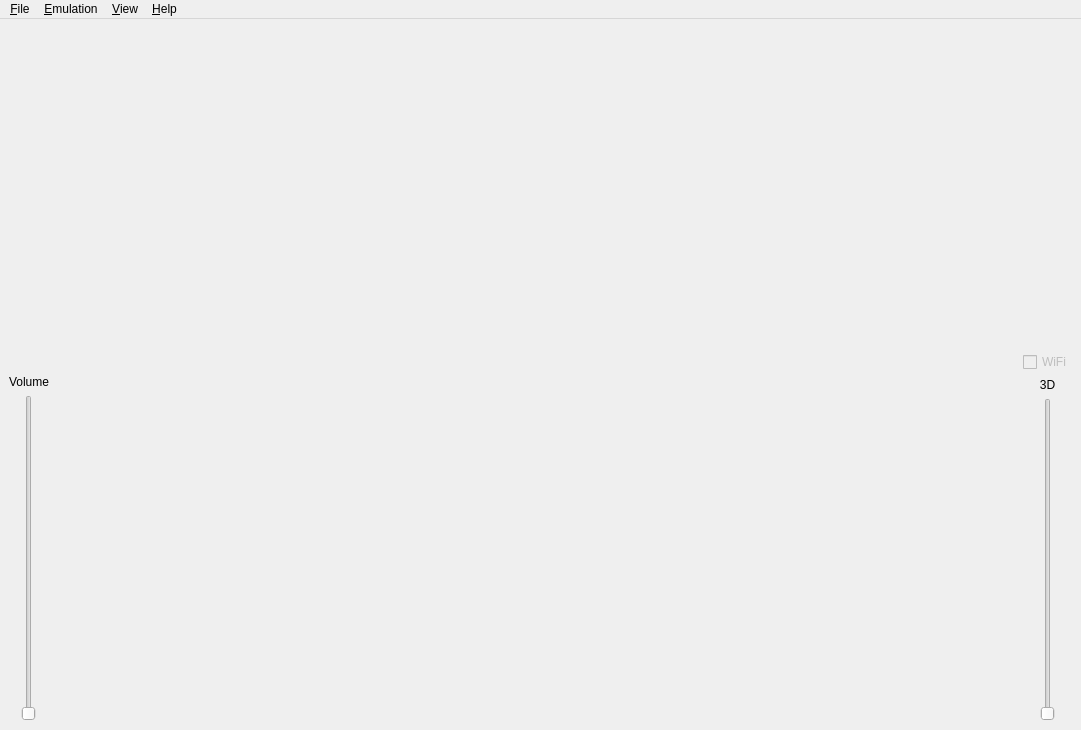
<?xml version="1.0" encoding="UTF-8"?>
<ui version="4.0">
 <class>MainWindow</class>
 <widget class="QMainWindow" name="MainWindow">
  <property name="geometry">
   <rect>
    <x>0</x>
    <y>0</y>
    <width>1081</width>
    <height>730</height>
   </rect>
  </property>
  <property name="windowTitle">
   <string>Citra</string>
  </property>
  <property name="windowIcon">
   <iconset>
    <normaloff>src/pcafe/res/icon3_64x64.ico</normaloff>src/pcafe/res/icon3_64x64.ico</iconset>
  </property>
  <property name="tabShape">
   <enum>QTabWidget::Rounded</enum>
  </property>
  <property name="dockNestingEnabled">
   <bool>true</bool>
  </property>
  <widget class="QWidget" name="centralwidget">
   <layout class="QHBoxLayout" name="horizontalLayout">
    <property name="leftMargin">
     <number>0</number>
    </property>
    <property name="topMargin">
     <number>0</number>
    </property>
    <property name="rightMargin">
     <number>0</number>
    </property>
    <property name="bottomMargin">
     <number>0</number>
    </property>
    <item>
     <widget class="QWidget" name="left_widget" native="true">
      <property name="sizePolicy">
       <sizepolicy hsizetype="Minimum" vsizetype="Preferred">
        <horstretch>0</horstretch>
        <verstretch>0</verstretch>
       </sizepolicy>
      </property>
      <layout class="QVBoxLayout" name="verticalLayout_4">
       <item>
        <spacer name="verticalSpacer">
         <property name="orientation">
          <enum>Qt::Vertical</enum>
         </property>
         <property name="sizeHint" stdset="0">
          <size>
           <width>20</width>
           <height>40</height>
          </size>
         </property>
        </spacer>
       </item>
       <item>
        <widget class="QLabel" name="label">
         <property name="text">
          <string/>
         </property>
        </widget>
       </item>
       <item>
        <widget class="QLabel" name="label">
         <property name="text">
          <string>Volume</string>
         </property>
         <property name="alignment">
          <set>Qt::AlignCenter</set>
         </property>
        </widget>
       </item>
       <item alignment="Qt::AlignHCenter">
        <widget class="QSlider" name="volume_slider">
         <property name="maximum">
          <number>1023</number>
         </property>
         <property name="pageStep">
          <number>16</number>
         </property>
         <property name="orientation">
          <enum>Qt::Vertical</enum>
         </property>
        </widget>
       </item>
      </layout>
     </widget>
    </item>
    <item>
     <widget class="QWidget" name="central_widget" native="true">
      <property name="sizePolicy">
       <sizepolicy hsizetype="MinimumExpanding" vsizetype="Preferred">
        <horstretch>0</horstretch>
        <verstretch>0</verstretch>
       </sizepolicy>
      </property>
      <layout class="QVBoxLayout" name="verticalLayout">
       <property name="leftMargin">
        <number>0</number>
       </property>
       <property name="topMargin">
        <number>0</number>
       </property>
       <property name="rightMargin">
        <number>0</number>
       </property>
       <property name="bottomMargin">
        <number>0</number>
       </property>
      </layout>
     </widget>
    </item>
    <item>
     <widget class="QWidget" name="right_widget" native="true">
      <property name="sizePolicy">
       <sizepolicy hsizetype="Minimum" vsizetype="Preferred">
        <horstretch>0</horstretch>
        <verstretch>0</verstretch>
       </sizepolicy>
      </property>
      <layout class="QVBoxLayout" name="verticalLayout_3">
       <item>
        <spacer name="verticalSpacer_2">
         <property name="orientation">
          <enum>Qt::Vertical</enum>
         </property>
         <property name="sizeHint" stdset="0">
          <size>
           <width>20</width>
           <height>40</height>
          </size>
         </property>
        </spacer>
       </item>
       <item>
        <widget class="QCheckBox" name="wifi_check_box">
         <property name="enabled">
          <bool>false</bool>
         </property>
         <property name="text">
          <string>WiFi</string>
         </property>
        </widget>
       </item>
       <item>
        <widget class="QLabel" name="label">
         <property name="text">
          <string>3D</string>
         </property>
         <property name="alignment">
          <set>Qt::AlignCenter</set>
         </property>
        </widget>
       </item>
       <item alignment="Qt::AlignHCenter">
        <widget class="QSlider" name="three_d_slider">
         <property name="enabled">
          <bool>false</bool>
         </property>
         <property name="maximum">
          <number>1023</number>
         </property>
         <property name="pageStep">
          <number>16</number>
         </property>
         <property name="orientation">
          <enum>Qt::Vertical</enum>
         </property>
        </widget>
       </item>
      </layout>
     </widget>
    </item>
   </layout>
  </widget>
  <widget class="QMenuBar" name="menubar">
   <property name="geometry">
    <rect>
     <x>0</x>
     <y>0</y>
     <width>1081</width>
     <height>21</height>
    </rect>
   </property>
   <widget class="QMenu" name="menu_File">
    <property name="title">
     <string>&amp;File</string>
    </property>
    <widget class="QMenu" name="menu_recent_files">
     <property name="title">
      <string>Recent Files</string>
     </property>
    </widget>
    <addaction name="action_Load_File"/>
    <addaction name="action_Load_Symbol_Map"/>
    <addaction name="separator"/>
    <addaction name="action_Select_Game_List_Root"/>
    <addaction name="menu_recent_files"/>
    <addaction name="separator"/>
    <addaction name="action_Exit"/>
   </widget>
   <widget class="QMenu" name="menu_Emulation">
    <property name="title">
     <string>&amp;Emulation</string>
    </property>
    <addaction name="action_Start"/>
    <addaction name="action_Pause"/>
    <addaction name="action_Stop"/>
    <addaction name="separator"/>
    <addaction name="action_Configure"/>
   </widget>
   <widget class="QMenu" name="menu_View">
    <property name="title">
     <string>&amp;View</string>
    </property>
    <widget class="QMenu" name="menu_View_Debugging">
     <property name="title">
      <string>Debugging</string>
     </property>
     <addaction name="action_Create_Pica_Surface_Viewer"/>
     <addaction name="separator"/>
    </widget>
    <addaction name="action_Single_Window_Mode"/>
    <addaction name="action_Display_Dock_Widget_Headers"/>
    <addaction name="action_Show_3DS_Controls"/>
    <addaction name="action_Show_Status_Bar"/>
    <addaction name="menu_View_Debugging"/>
   </widget>
   <widget class="QMenu" name="menu_Help">
    <property name="title">
     <string>&amp;Help</string>
    </property>
    <addaction name="action_About"/>
   </widget>
   <addaction name="menu_File"/>
   <addaction name="menu_Emulation"/>
   <addaction name="menu_View"/>
   <addaction name="menu_Help"/>
  </widget>
  <action name="action_Load_File">
   <property name="text">
    <string>Load File...</string>
   </property>
  </action>
  <action name="action_Load_Symbol_Map">
   <property name="text">
    <string>Load Symbol Map...</string>
   </property>
  </action>
  <action name="action_Exit">
   <property name="text">
    <string>E&amp;xit</string>
   </property>
  </action>
  <action name="action_Start">
   <property name="enabled">
    <bool>false</bool>
   </property>
   <property name="text">
    <string>&amp;Start</string>
   </property>
  </action>
  <action name="action_Pause">
   <property name="enabled">
    <bool>false</bool>
   </property>
   <property name="text">
    <string>&amp;Pause</string>
   </property>
  </action>
  <action name="action_Stop">
   <property name="enabled">
    <bool>false</bool>
   </property>
   <property name="text">
    <string>&amp;Stop</string>
   </property>
  </action>
  <action name="action_About">
   <property name="text">
    <string>About Citra</string>
   </property>
  </action>
  <action name="action_Single_Window_Mode">
   <property name="checkable">
    <bool>true</bool>
   </property>
   <property name="text">
    <string>Single Window Mode</string>
   </property>
  </action>
  <action name="action_Configure">
   <property name="text">
    <string>Configure...</string>
   </property>
  </action>
  <action name="action_Display_Dock_Widget_Headers">
   <property name="checkable">
    <bool>true</bool>
   </property>
   <property name="text">
    <string>Display Dock Widget Headers</string>
   </property>
  </action>
  <action name="action_Show_Status_Bar">
   <property name="checkable">
    <bool>true</bool>
   </property>
   <property name="text">
    <string>Show Status Bar</string>
   </property>
  </action>
  <action name="action_Select_Game_List_Root">
   <property name="text">
    <string>Select Game Directory...</string>
   </property>
   <property name="toolTip">
    <string>Selects a folder to display in the game list</string>
   </property>
  </action>
  <action name="action_Create_Pica_Surface_Viewer">
   <property name="text">
    <string>Create Pica Surface Viewer</string>
   </property>
  </action>
  <action name="action_Show_3DS_Controls">
   <property name="checkable">
    <bool>true</bool>
   </property>
   <property name="text">
    <string>Show 3DS Controls</string>
   </property>
  </action>
 </widget>
 <resources/>
 <connections/>
</ui>
